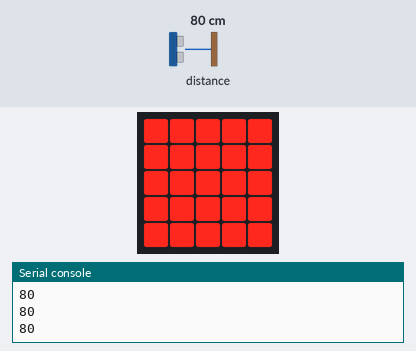
Bench run of a program on a simulated BBC micro:bit (MakeCode). Parts: the board's 5×5 LED display, the last lines printed to the serial console. The test bench sets the inputs (shaded band); at power-on: distance to the obstacle 80 cm.

Above: at 1.2 s.
1.3 s: distance to the obstacle set to 2 cm
At 2.6 s:
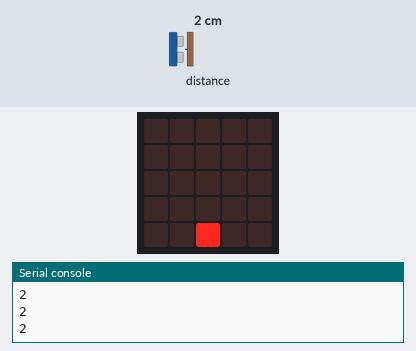
3.0 s: distance to the obstacle set to 4 cm
At 3.7 s:
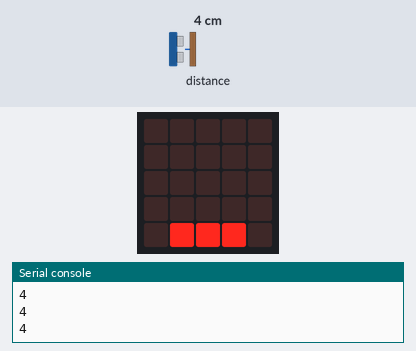
4.6 s: distance to the obstacle set to 9 cm
At 5.9 s:
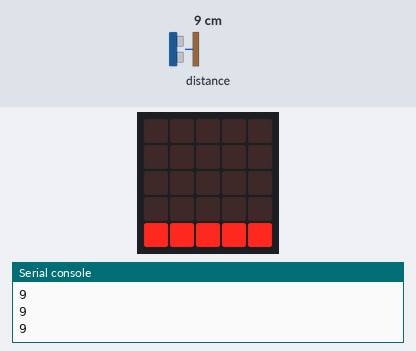
6.2 s: distance to the obstacle set to 18 cm
At 7.2 s:
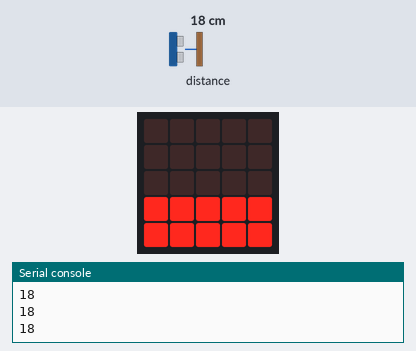
7.7 s: distance to the obstacle set to 35 cm
At 8.4 s:
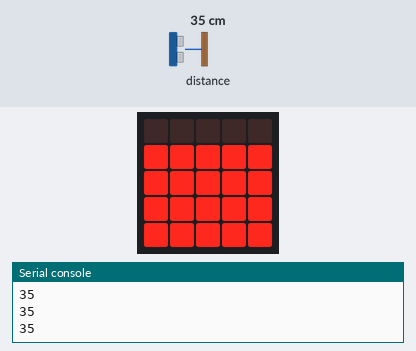
9.3 s: distance to the obstacle set to 60 cm
At 9.8 s:
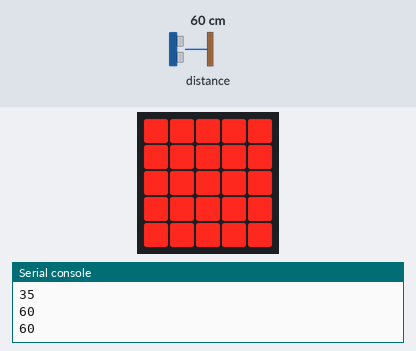
Timing chart, 0 to 11.9 s (numbered marks = the images above; inputs shaded):
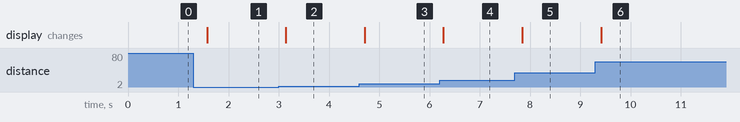

The program:

main.ts
```typescript
let distance = 0
basic.forever(function () {
    distance = sonar.ping(
    DigitalPin.P1,
    DigitalPin.P2,
    PingUnit.Centimeters
    )
    led.plotBarGraph(
    distance,
    50
    )
    serial.writeLine("" + (distance))
    basic.pause(500)
})
```

test.ts
```typescript
// 在這裡測試；當此封包作為擴充功能時，將不會編譯此內容。
```

Measured:
- after the input at 1.3 s, the display: changes after 0.28 s (image 1)
- after the input at 3.0 s, the display: changes after 0.14 s (image 2)
- after the input at 4.6 s, the display: changes after 0.11 s (image 3)
- after the input at 6.2 s, the display: changes after 0.07 s (image 4)
- after the input at 7.7 s, the display: changes after 0.14 s (image 5)
- after the input at 9.3 s, the display: changes after 0.11 s (image 6)
